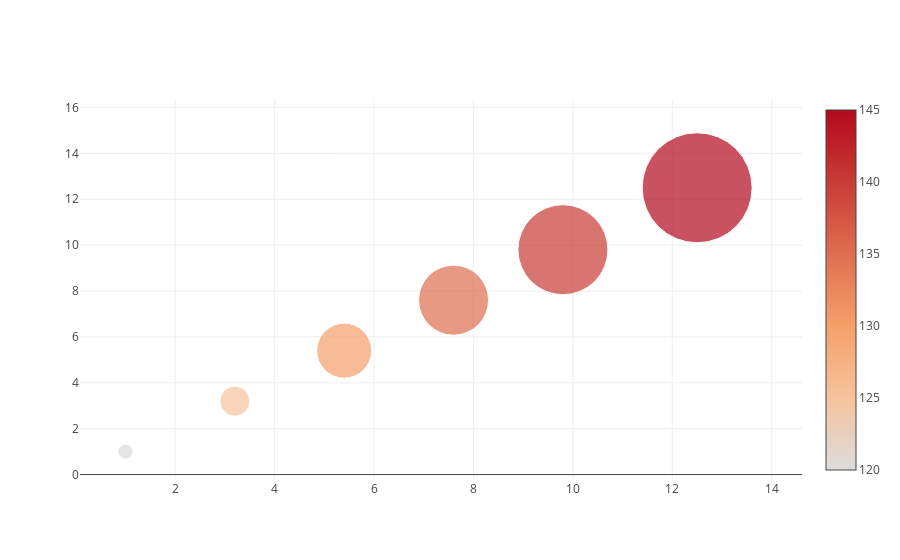

Notebook source saved alongside this figure:
### Markdown cell above
# Buble Chart

### Code cell
data = [{'x':[1, 3.2, 5.4, 7.6, 9.8, 12.5],
         'y':[1, 3.2, 5.4, 7.6, 9.8, 12.5],
         'mode':'markers',
         'marker':{'color': [120,125,130,135,140,145],
                   'size': [15,30,55,70,90,110],
                   'showscale': True}
        }]
py.iplot(data)

### Figure 1 — Plotly figure (JSON) as saved in the notebook; plotly's stock layout.template omitted (floating-point values rounded to 4 significant figures)
{"data": [{"marker": {"color": [120, 125, 130, 135, 140, 145], "showscale": true, "size": [15, 30, 55, 70, 90, 110]}, "mode": "markers", "type": "scatter", "uid": "cbd9ef4f-f7d6-4d85-969b-8dea27e1ce49", "x": [1, 3.2, 5.4, 7.6, 9.8, 12.5], "y": [1, 3.2, 5.4, 7.6, 9.8, 12.5]}], "layout": {}}
